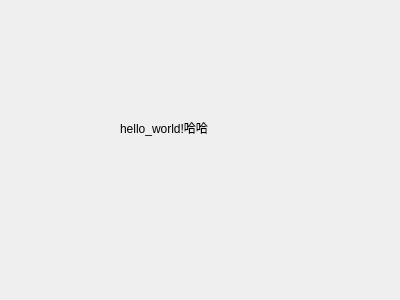
<?xml version="1.0" encoding="UTF-8"?>
<ui version="4.0">
 <class>hellodialog</class>
 <widget class="QDialog" name="hellodialog">
  <property name="geometry">
   <rect>
    <x>0</x>
    <y>0</y>
    <width>400</width>
    <height>300</height>
   </rect>
  </property>
  <property name="windowTitle">
   <string>Dialog</string>
  </property>
  <widget class="QLabel" name="label">
   <property name="geometry">
    <rect>
     <x>120</x>
     <y>120</y>
     <width>141</width>
     <height>16</height>
    </rect>
   </property>
   <property name="text">
    <string>hello_world!哈哈</string>
   </property>
  </widget>
 </widget>
 <resources/>
 <connections/>
</ui>
